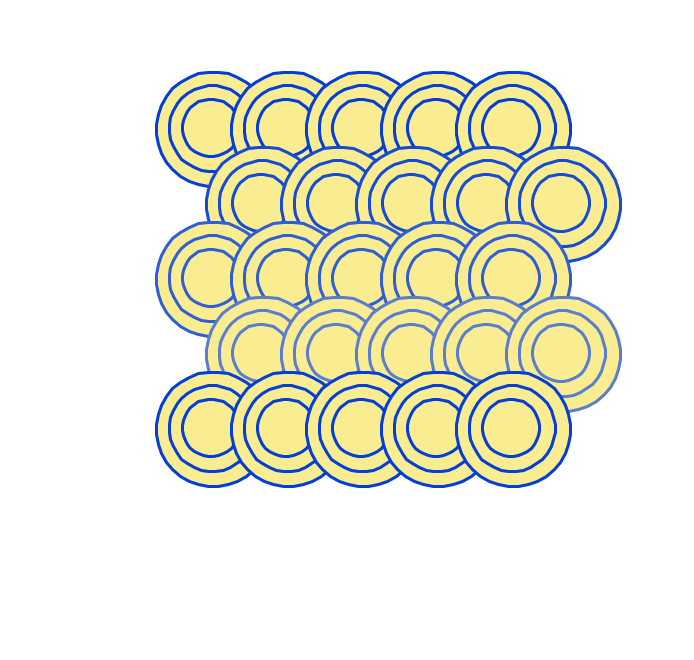

Recreate this plot in Python.
import os
import turtle
import random
import math
import PIL
from PIL import ImageGrab
from PIL import Image

this_dir = os.getcwd()
bounds = (366, 140, 1060, 800)

yellows = ['#ffe108', '#f7e250' , '#fbf0a5', '#f7f1c8']
blues = ['#0953dc', '#1e60da', '#3d74da', '#6c91d6', '#0953dc']

class Scale:
	def __init__(self, x, y, size, color):
		self.turt = turtle.Turtle()
		self.x = x
		self.y = y
		self.size = size
		self.color = color

	def setup(self):
		self.turt.penup()
		self.turt.speed(10)
		self.turt.hideturtle()
		self.turt.color(self.color)
		self.turt.goto(self.x, self.y)
		self.turt.width(3)

	def draw(self):
		deg1 = 90
		deg2 = 270
		fwd = 10
		start = 8
		arc = 5

		for i in range(0, 4):
			self.turt.pendown()
			for i in range(deg1, deg2, arc):
				self.turt.setheading(i)
				self.turt.forward(fwd)
			self.turt.penup()
			self.turt.goto(self.turt.pos()[0] / start, self.y)		
			fwd -= 2.5
			start /= 2

class Scale2:
	def __init__(self, x, y, size, color):
		self.turt = turtle.Turtle()
		self.x = x
		self.y = y
		self.size = size
		self.color = color

	def setup(self):
		self.turt.penup()
		self.turt.hideturtle()
		self.turt.color(self.color)
		self.turt.goto(self.x, self.y)
		self.turt.width(3)

	def draw(self):
		self.turt.fillcolor(yellows[2])
		fwd = 10
		start = 8
		arc = 5
		y = 0
		for g in range(0, 3):
			self.turt.pendown()
			self.turt.begin_fill()
			for i in range(0, 360, 10):
				self.turt.setheading(i)
				self.turt.forward(fwd)
			self.turt.penup()
			self.turt.end_fill()

			fwd -= 2.5
			y += 15
			self.turt.goto(self.x, self.y + y)


def run():
	ys = [150, 75, 0, -75, -150]
	xs = [-150, -75, 0, 75, 150]
	i = 0
	for y in ys:			
		for x in xs:
			new_x = x
			if (i == 1 or i == 3):
				new_x += 50
			scale = Scale2(new_x, y, 10, blues[i])
			scale.setup()
			scale.draw()
		i += 1

	img = ImageGrab.grab(bbox=bounds)
	img.save(this_dir + '/tartle25/tart.png', quality=95)

